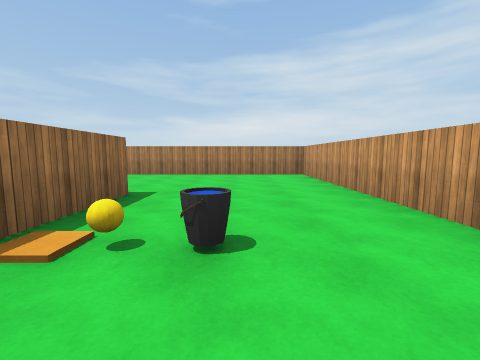
[1] (above)

18 first-person views from a walk through a scene from a Unity 3-D project. The camera is 1.4 m above the floor, tilts 6° down and sees 90° across. The floor is counted in squares, 2 m on a side. Each view is taken from the middle of a square. On the plan, view 1 faces up. The plan holds only what a view shows up to about 9 squares ahead; the rest is blank. The place goes on beyond the plan. The player is left out. Surface patterns are stand-ins for the level's own textures.

[2]
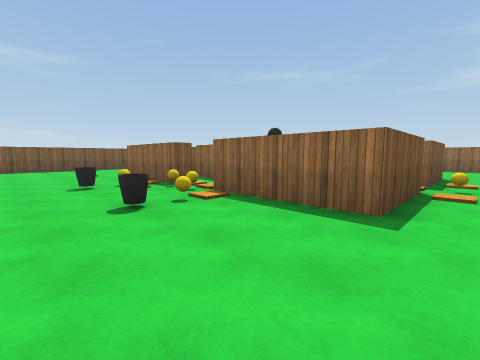

[3]
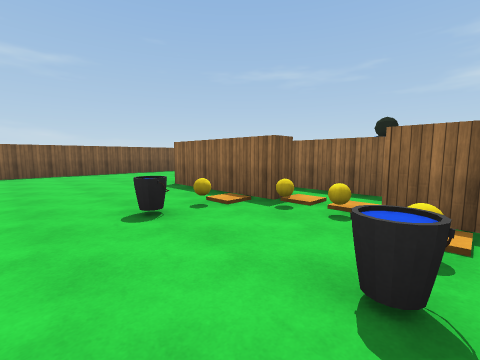

[4]
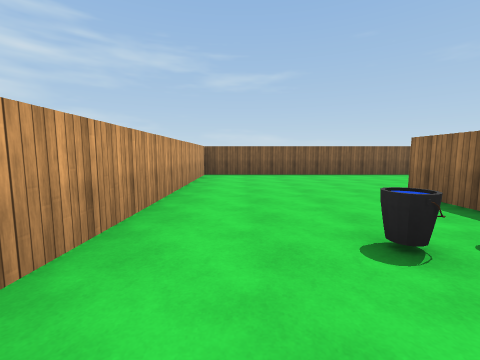

[5]
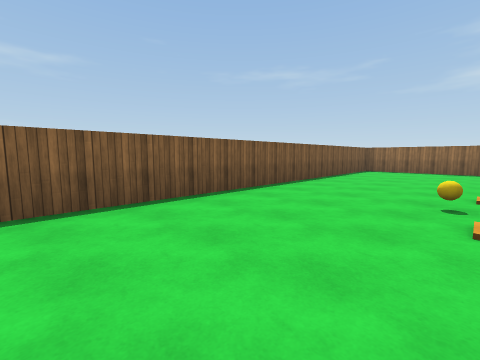

[6]
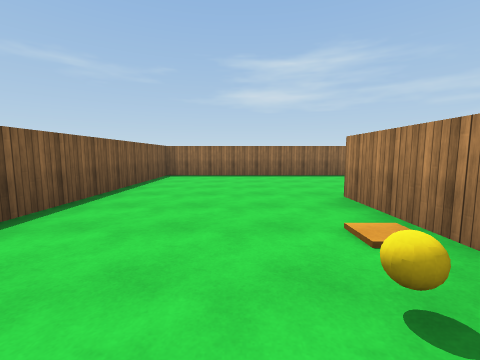

[7]
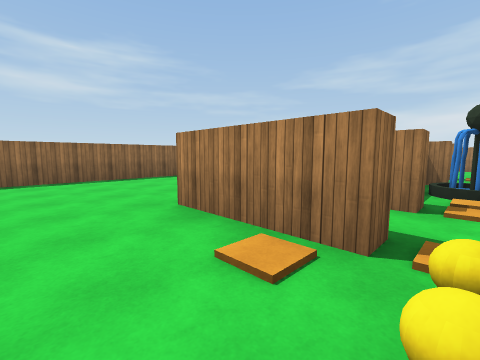

[8]
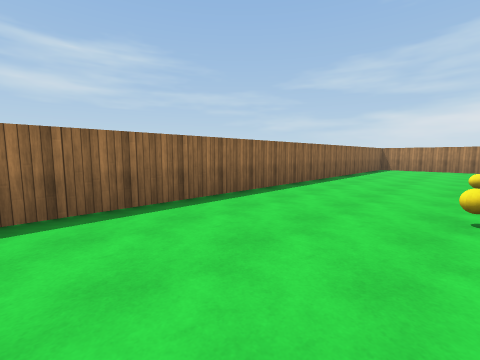

[9]
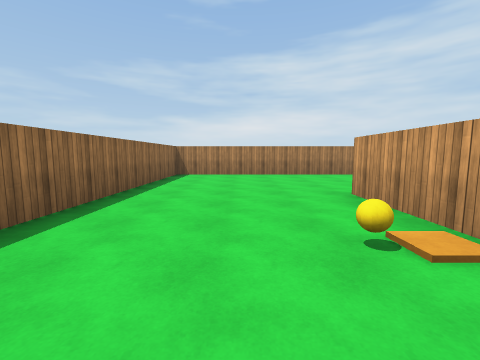

[10]
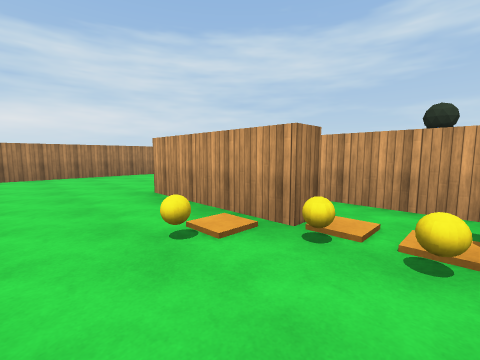

[11]
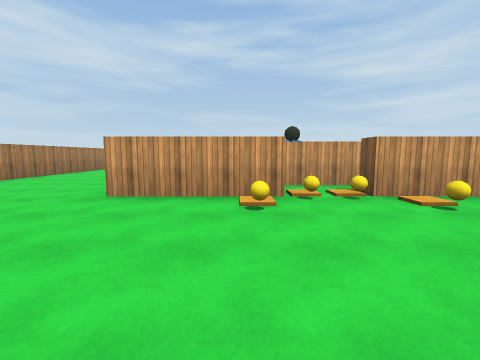

[12]
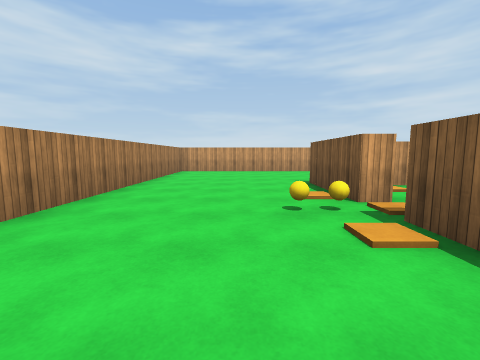

[13]
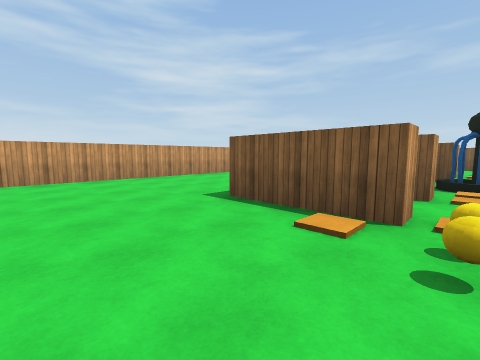

[14]
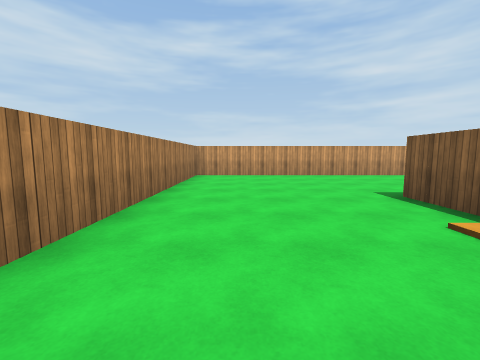

[15]
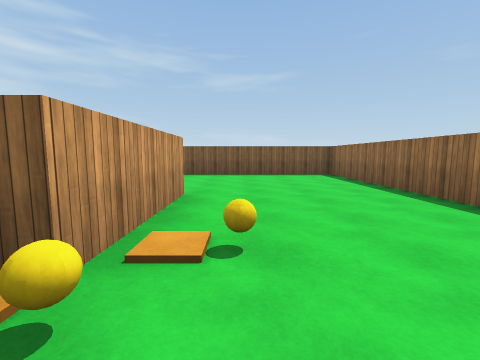

[16]
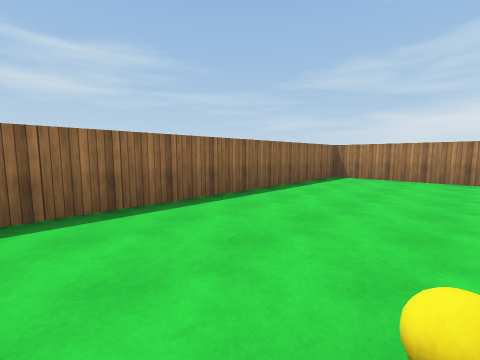

[17]
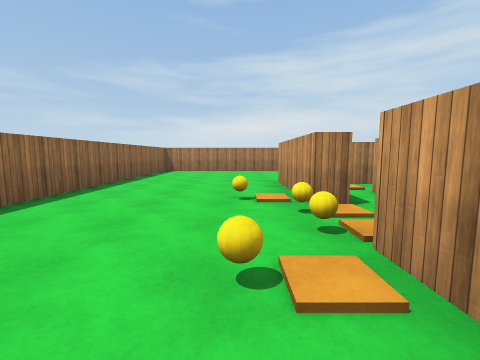

[18]
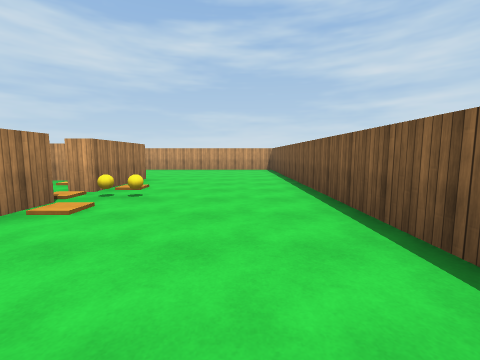

### Floor plan
Key: @ floor where view 1 was taken; # wall or solid block; . floor; B yellow ball; C orange cube; U bucket; O other object.
Columns run from 13 left of view 1 to 3 right of it. Each row starts with its distance up from view 1.
  9 #################
  8 #...............#
  7 #...............#
  6 #...............#
  5 #......CBC......#
  4 #....###C###....#
  3 #...B#O...O#B...#
  2 #...C#.#C#.#CU..#
  1 #....C.#O#.C....#
  0 #...BBC#C#CBB@..#
 -1 #...C# #C#.#CU..#
 -2 #....# ...O#....#
 -3 #....###C###....#
 -4 #......CBO......#
 -5 #...............#
 -6 #...............#
 -7 #...............#
 -8 #################

Where each view was taken, in squares from view 1:
view 1: 0 up, 0 right, facing up
view 2: 5 up, 1 right, facing down-left
view 3: 2 up, 1 right, facing down-left
view 4: 1 up, 1 right, facing down
view 5: 4 down, 1 left, facing down-left
view 6: 5 down, 4 left, facing left
view 7: 5 down, 5 left, facing up-left
view 8: 4 down, 9 left, facing up-left
view 9: 0 up, 10 left, facing up
view 10: 0 up, 10 left, facing up-right
view 11: 2 up, 12 left, facing right
view 12: 6 up, 8 left, facing right
view 13: 7 up, 5 left, facing down-right
view 14: 7 up, 6 left, facing right
view 15: 1 up, 9 left, facing down
view 16: 1 up, 9 left, facing up-left
view 17: 2 down, 9 left, facing up
view 18: 6 down, 9 left, facing right
